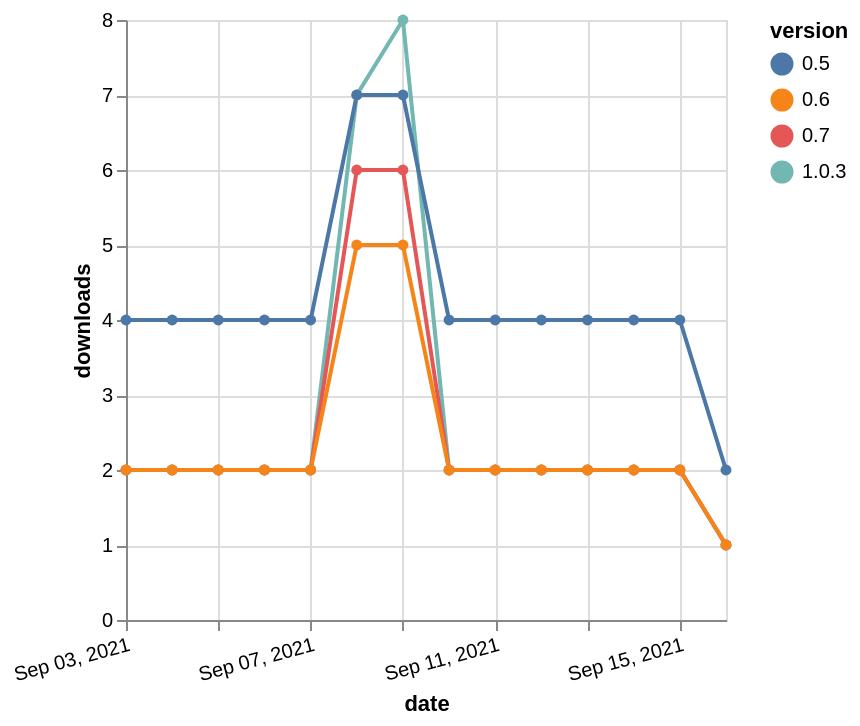

This figure's Vega-Lite source:
### Vega-Lite specification from a JSON file in a GitHub repository (floating-point values rounded to 4 significant figures)
{"$schema": "https://vega.github.io/schema/vega-lite/v5.json", "description": "A simple bar chart with embedded data.", "data": {"values": [{"date": "2021-09-03", "total": 3740, "delta": 2, "version": "1.0.3"}, {"date": "2021-09-04", "total": 3742, "delta": 2, "version": "1.0.3"}, {"date": "2021-09-05", "total": 3744, "delta": 2, "version": "1.0.3"}, {"date": "2021-09-06", "total": 3746, "delta": 2, "version": "1.0.3"}, {"date": "2021-09-07", "total": 3748, "delta": 2, "version": "1.0.3"}, {"date": "2021-09-08", "total": 3755, "delta": 7, "version": "1.0.3"}, {"date": "2021-09-09", "total": 3763, "delta": 8, "version": "1.0.3"}, {"date": "2021-09-10", "total": 3765, "delta": 2, "version": "1.0.3"}, {"date": "2021-09-11", "total": 3767, "delta": 2, "version": "1.0.3"}, {"date": "2021-09-12", "total": 3769, "delta": 2, "version": "1.0.3"}, {"date": "2021-09-13", "total": 3771, "delta": 2, "version": "1.0.3"}, {"date": "2021-09-14", "total": 3773, "delta": 2, "version": "1.0.3"}, {"date": "2021-09-15", "total": 3775, "delta": 2, "version": "1.0.3"}, {"date": "2021-09-16", "total": 3776, "delta": 1, "version": "1.0.3"}, {"date": "2021-09-03", "total": 3818, "delta": 2, "version": "0.7"}, {"date": "2021-09-04", "total": 3820, "delta": 2, "version": "0.7"}, {"date": "2021-09-05", "total": 3822, "delta": 2, "version": "0.7"}, {"date": "2021-09-06", "total": 3824, "delta": 2, "version": "0.7"}, {"date": "2021-09-07", "total": 3826, "delta": 2, "version": "0.7"}, {"date": "2021-09-08", "total": 3832, "delta": 6, "version": "0.7"}, {"date": "2021-09-09", "total": 3838, "delta": 6, "version": "0.7"}, {"date": "2021-09-10", "total": 3840, "delta": 2, "version": "0.7"}, {"date": "2021-09-11", "total": 3842, "delta": 2, "version": "0.7"}, {"date": "2021-09-12", "total": 3844, "delta": 2, "version": "0.7"}, {"date": "2021-09-13", "total": 3846, "delta": 2, "version": "0.7"}, {"date": "2021-09-14", "total": 3848, "delta": 2, "version": "0.7"}, {"date": "2021-09-15", "total": 3850, "delta": 2, "version": "0.7"}, {"date": "2021-09-16", "total": 3851, "delta": 1, "version": "0.7"}, {"date": "2021-09-03", "total": 5607, "delta": 4, "version": "0.5"}, {"date": "2021-09-04", "total": 5611, "delta": 4, "version": "0.5"}, {"date": "2021-09-05", "total": 5615, "delta": 4, "version": "0.5"}, {"date": "2021-09-06", "total": 5619, "delta": 4, "version": "0.5"}, {"date": "2021-09-07", "total": 5623, "delta": 4, "version": "0.5"}, {"date": "2021-09-08", "total": 5630, "delta": 7, "version": "0.5"}, {"date": "2021-09-09", "total": 5637, "delta": 7, "version": "0.5"}, {"date": "2021-09-10", "total": 5641, "delta": 4, "version": "0.5"}, {"date": "2021-09-11", "total": 5645, "delta": 4, "version": "0.5"}, {"date": "2021-09-12", "total": 5649, "delta": 4, "version": "0.5"}, {"date": "2021-09-13", "total": 5653, "delta": 4, "version": "0.5"}, {"date": "2021-09-14", "total": 5657, "delta": 4, "version": "0.5"}, {"date": "2021-09-15", "total": 5661, "delta": 4, "version": "0.5"}, {"date": "2021-09-16", "total": 5663, "delta": 2, "version": "0.5"}, {"date": "2021-09-03", "total": 3707, "delta": 2, "version": "0.6"}, {"date": "2021-09-04", "total": 3709, "delta": 2, "version": "0.6"}, {"date": "2021-09-05", "total": 3711, "delta": 2, "version": "0.6"}, {"date": "2021-09-06", "total": 3713, "delta": 2, "version": "0.6"}, {"date": "2021-09-07", "total": 3715, "delta": 2, "version": "0.6"}, {"date": "2021-09-08", "total": 3720, "delta": 5, "version": "0.6"}, {"date": "2021-09-09", "total": 3725, "delta": 5, "version": "0.6"}, {"date": "2021-09-10", "total": 3727, "delta": 2, "version": "0.6"}, {"date": "2021-09-11", "total": 3729, "delta": 2, "version": "0.6"}, {"date": "2021-09-12", "total": 3731, "delta": 2, "version": "0.6"}, {"date": "2021-09-13", "total": 3733, "delta": 2, "version": "0.6"}, {"date": "2021-09-14", "total": 3735, "delta": 2, "version": "0.6"}, {"date": "2021-09-15", "total": 3737, "delta": 2, "version": "0.6"}, {"date": "2021-09-16", "total": 3738, "delta": 1, "version": "0.6"}]}, "width": "container", "mark": {"type": "line", "point": {"filled": true}}, "encoding": {"x": {"field": "date", "type": "temporal", "timeUnit": "yearmonthdate", "title": "date", "axis": {"labelAngle": -15}}, "y": {"field": "delta", "type": "quantitative", "title": "downloads"}, "color": {"field": "version", "type": "nominal"}, "tooltip": {"field": "delta"}}}
